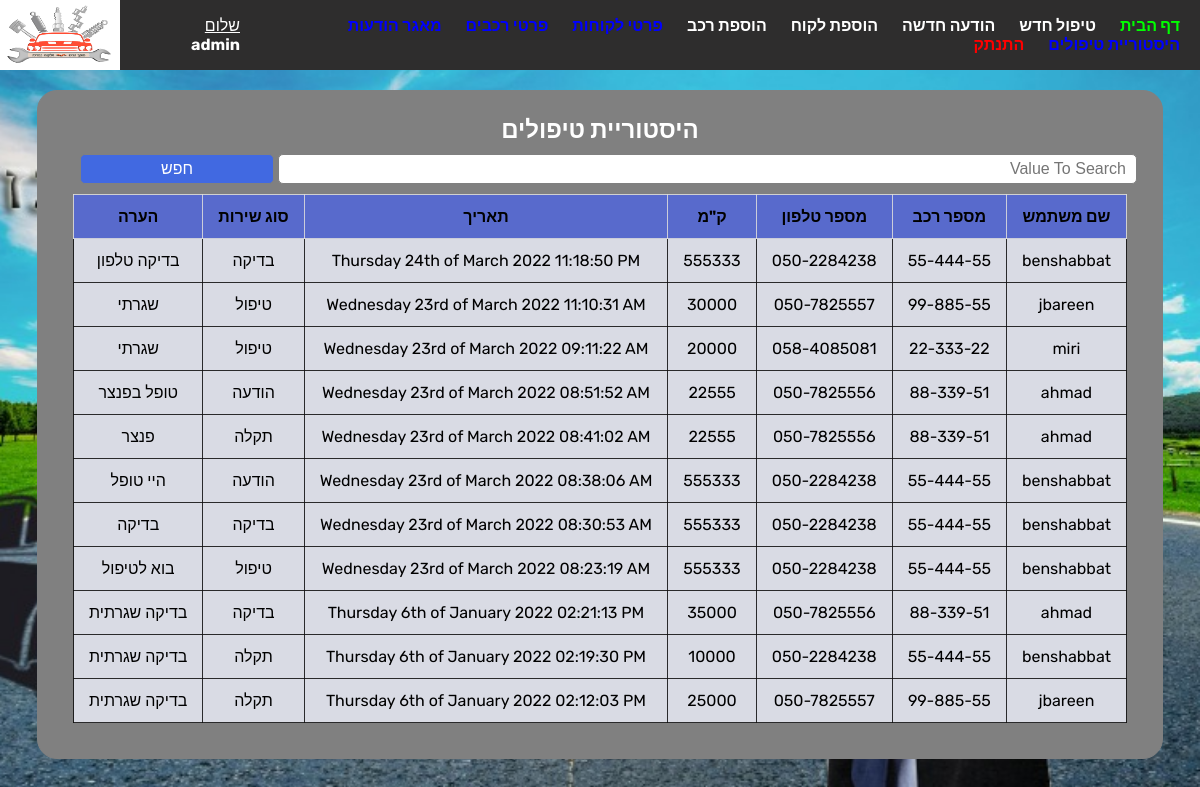
Screenshot of /history_service.php (signed in) with the database file from the repository.
### tables this page shows
CREATE TABLE `service` (
  `id` int(11) NOT NULL,
  `idcar` varchar(255) NOT NULL,
  `username` varchar(255) NOT NULL,
  `date` text NOT NULL,
  `typeservice` varchar(255) NOT NULL,
  `phone` varchar(255) NOT NULL,
  `km` varchar(255) NOT NULL,
  `text` text NOT NULL
);

### history_service.php (the view, shortened to what this page needs)
<!DOCTYPE html>
<html lang="en">
<?php
include('function.php');
if (isset($_POST['search']))
    {
    $valueToSearch = $_POST['valueToSearch'];
    $query=" SELECT * FROM `service` WHERE CONCAT (`idcar`, `username`, `date`, `typeservice`, `phone`, `km`, `text`) LIKE '%".$valueToSearch."%'";
    $search_result=filterTable($query);
    }
else{
    $query="SELECT * FROM `service` ORDER BY `service`.`id` DESC";
    $search_result=filterTable($query);
    }
?>
<head>
    <link rel="stylesheet" href="style.css">
    <link rel="stylesheet" type="text/css"
        href="https://cdnjs.cloudflare.com/ajax/libs/font-awesome/5.15.1/css/all.min.css">
</head>
<body>
    <header><?php nav(); ?></header>
    <form method="post" action="history_service.php">
        <h2>היסטוריית טיפולים </h2>
        <div class="search-fltier">
            <div class="input-search">
                <input type="text" name="valueToSearch" placeholder="Value To Search">
                <button type="submit" name="search" class="btn" value="Filter">חפש</button>
            </div>
        </div>
        <table class="table">
            <tr>
                <th>שם משתמש</th>
                <th>מספר רכב</th>
                <th>מספר טלפון</th>
                <th>ק"מ</th>
                <th>תאריך</th>
                <th>סוג שירות</th>
                <th>הערה</th>
            </tr>
            <?php while($rows=mysqli_fetch_array($search_result)):?>
            <?php if($rows['username']==$_SESSION['username'] or "admin"==$_SESSION['username']):?>
            <tr>
                <td><?php echo $rows['username']; ?></td>
                <td><?php echo $rows['idcar']; ?></td>
                <td><?php echo $rows['phone']; ?></td>
                <td><?php echo $rows['km']; ?></td>
                <td><?php echo $rows['date']; ?></td>
                <td><?php echo $rows['typeservice']; ?></td>
                <td><?php echo $rows['text']; ?></td>
            </tr>
            <?php endif;?>
            <?php endwhile;?>
        </table>
    </form>
</body>
</html>

### function.php (shortened to what this page needs)
<?php function ConnectToDB()
  {
    $con = mysqli_connect("localhost", "root", "", "garagedb");
    mysqli_set_charset($con,"utf8");
    return $con;
  }?>
<?php function nav()
    {
    ?>
    <header>
    <img src="images/logo.jpg" class="logo">
    <div class="nameUser">
        <?php if (isset($_SESSION["username"])): ?>
        <p><ins>שלום</ins> <strong> <?php echo $_SESSION['username']; ?></strong></p>
        <?php endif ?>
    </div>
    <div class="menu">
        <?php type_nav();?>
    </div>
    </header>
    <?php
    }?>
<?php function admin_nav()
    {
    ?>
    <nav>
    <ul>
        <li><a href="admin.php" class="aG">דף הבית</a></li>
        <li><a href="new_service.php">טיפול חדש</a></li>
        <li><a href="new_message.php">הודעה חדשה</a></li>
        <li><a href="new_user.php">הוספת לקוח</a></li>
        <li><a href="new_car.php">הוספת רכב</a></li>
        <li><a href="users_DB.php" class="aB">פרטי לקוחות</a></li>
        <li><a href="cars_DB.php" class="aB">פרטי רכבים</a></li>
        <li><a href="message_DB.php" class="aB">מאגר הודעות</a></li>
        <li><a href="history_service.php" class="aB">היסטוריית טיפולים</a></li>
        <li><a href="login.php?logout='1'" class="aR">התנתק</a></li>
    </ul>
    </nav>
    <?php
    }?>
<?php function type_nav()
    {
    if(!isset($_SESSION['username']))
    login_nav();
    elseif("admin"==$_SESSION['username'] AND $_SESSION['ID'] == 1)
    {
        admin_nav();
    }
    elseif(isset($_SESSION['username']))
    {
        user_nav();
    }
    }?>
<?php function filterTable($query)
  {
    $con = ConnectToDB();
    $filter_Result = mysqli_query($con,$query);
    return $filter_Result;
  }?>

### style.css (style rules this page uses)
* { margin: 0; padding: 0; box-sizing: border-box; --borderRadius: 10px; --borderRadiusS: 10px; --heightHeader: 70px; --backgroundColor_header:#2e2d2d; --backgroundColor_form:#808080; --fontColer_Aa:#ffffff; --border:1px solid gray; }
body { background-color: var(--backgroundColor_body); direction: rtl; font-family: 'Rubik', sans-serif; max-width: 1440px; background-image: url('images/background.jpeg'); height:max-content; background-position: center; background-repeat: no-repeat; background-size: cover; position: relative; background-attachment: fixed; }
form { background-color: var(--backgroundColor_form); width: fit-content; margin: auto; padding: 25px; border: var(--border); border-radius: 20px; margin-top: 90px; }
header { overflow: hidden; position: fixed; top: 0; height: var(--heightHeader);width: 100%; background-color: var(--backgroundColor_header); }
.nameUser { height: 100%;width: 10%; float :left; display: flex; align-items: center; }
.nameUser strong { display: flex; align-items: center; counter-reset: section; }
.nameUser ins { display: flex; align-items: center; counter-reset: section; }
.logo { height: 100%;width: 10%; float :left; }
.menu { height: 100%;width: 80%; display: flex; align-items: center; }
nav { flex: 1; text-align: right; }
nav ul { display: inline-block; list-style-type: none; }
nav ul li { display: inline-block; margin-right: 20px; }
a { font-weight: bold; text-decoration: none; color: var(--fontColer_Aa); }
.aR { color: rgb(255, 0, 0); }
.aG { color: rgb(0, 255, 0); }
.aB { color: rgb(0, 0, 255); }
p { color: var(--fontColer_Aa); }
h2 { color: var(--fontColer_Aa); text-align: center; }
.table { border-collapse: collapse; width: -webkit-fill-available; margin: 10px 10px; }
.table td { background-color:rgb(217, 219, 228); padding: 12px 15px; border: 1px solid rgba(15, 15, 15, 0.867); text-align: center; }
.table th { background-color:rgb(88, 106, 204); padding: 12px 15px; border: 1px solid #dddd; text-align: center; }
.btn { display: inline-block; background: RoyalBlue; color: white; padding: 8px 15px; border-radius: 20px; outline: none; border: none; }
.input-search { margin: 10px 0px 10px 0px; }
.input-search input { height: 30px; width: 80.02%; padding: 5px 10px; font-size: 16px; border-radius: 5px; border: var(--border); }
.input-search button { height: 30px; width: 18%; padding: 5px 10px; font-size: 16px; border-radius: 5px; border: var(--border); }

### rows the page displays
service: username "benshabbat", idcar "55-444-55", phone "050-2284238", km "555333", date "Thursday 24th of March 2022 11:18:50 PM", typeservice "בדיקה", text "בדיקה טלפון"
service: username "jbareen", idcar "99-885-55", phone "050-7825557", km "30000", date "Wednesday 23rd of March 2022 11:10:31 AM", typeservice "טיפול", text "שגרתי"
service: username "miri", idcar "22-333-22", phone "058-4085081", km "20000", date "Wednesday 23rd of March 2022 09:11:22 AM", typeservice "טיפול", text "שגרתי"
service: username "ahmad", idcar "88-339-51", phone "050-7825556", km "22555", date "Wednesday 23rd of March 2022 08:51:52 AM", typeservice "הודעה", text "טופל בפנצר"
service: username "ahmad", idcar "88-339-51", phone "050-7825556", km "22555", date "Wednesday 23rd of March 2022 08:41:02 AM", typeservice "תקלה", text "פנצר"
service: username "benshabbat", idcar "55-444-55", phone "050-2284238", km "555333", date "Wednesday 23rd of March 2022 08:38:06 AM", typeservice "הודעה", text "היי טופל"
service: username "benshabbat", idcar "55-444-55", phone "050-2284238", km "555333", date "Wednesday 23rd of March 2022 08:30:53 AM", typeservice "בדיקה", text "בדיקה"
service: username "benshabbat", idcar "55-444-55", phone "050-2284238", km "555333", date "Wednesday 23rd of March 2022 08:23:19 AM", typeservice "טיפול", text "בוא לטיפול"
service: username "ahmad", idcar "88-339-51", phone "050-7825556", km "35000", date "Thursday 6th of January 2022 02:21:13 PM", typeservice "בדיקה", text "בדיקה שגרתית"
service: username "benshabbat", idcar "55-444-55", phone "050-2284238", km "10000", date "Thursday 6th of January 2022 02:19:30 PM", typeservice "תקלה", text "בדיקה שגרתית"
service: username "jbareen", idcar "99-885-55", phone "050-7825557", km "25000", date "Thursday 6th of January 2022 02:12:03 PM", typeservice "תקלה", text "בדיקה שגרתית"

### other values shown
$_SESSION['username'] "admin"
